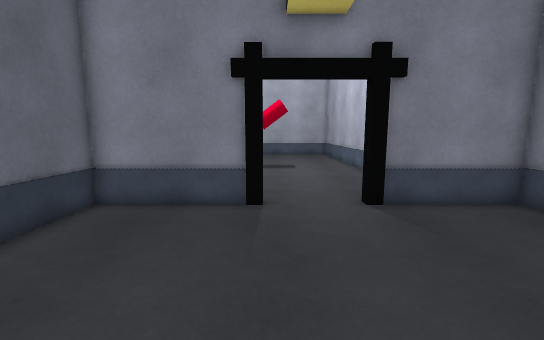
view 1 (above)

12 first-person views from a walk through a scene from a Unity 3-D project. The camera is 1.3 m above the floor, tilts 8° down and sees 90° across. The floor is counted in squares, 0.5 m on a side. Each view is taken from the middle of a square. On the plan, view 1 faces up. The plan holds only what a view shows up to about 19 squares ahead; the rest is blank. The place goes on beyond the plan. The player is left out. Door leaves are left out, so doorways stand open. Surface patterns are stand-ins for the level's own textures.

view 2
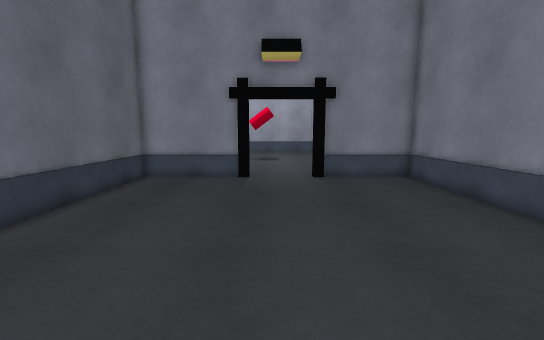

view 3
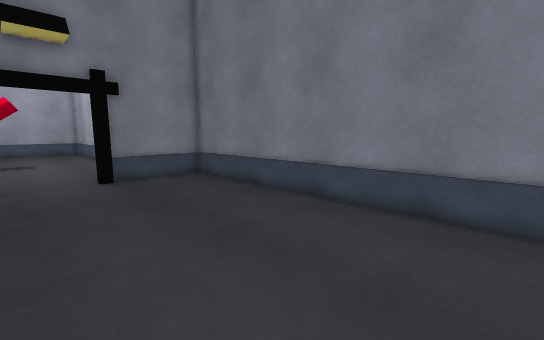

view 4
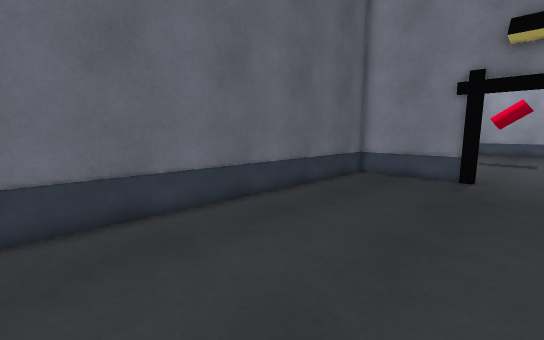

view 5
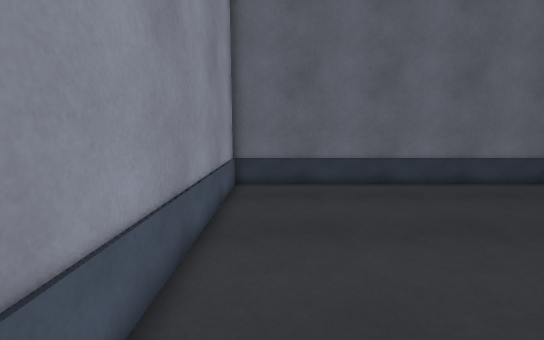

view 6
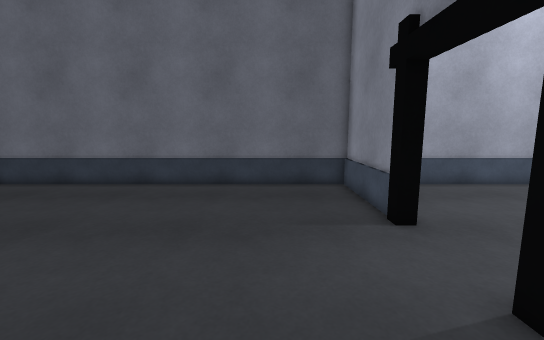

view 7
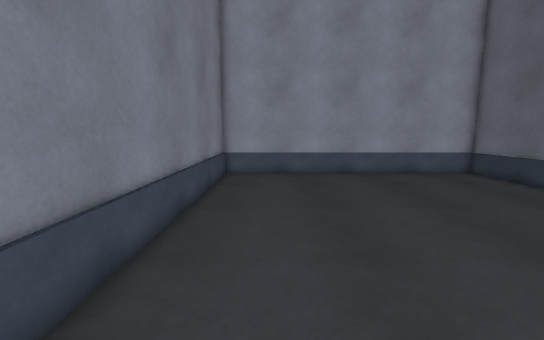

view 8
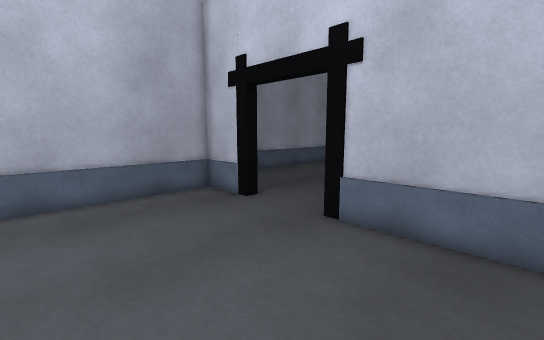

view 9
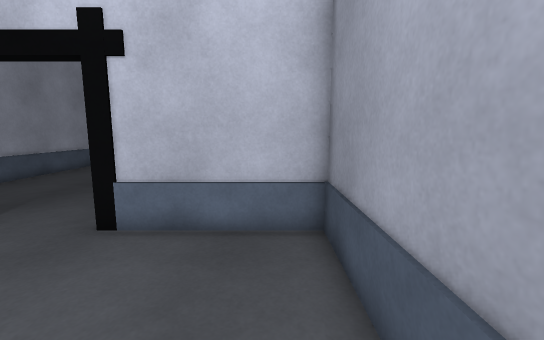

view 10
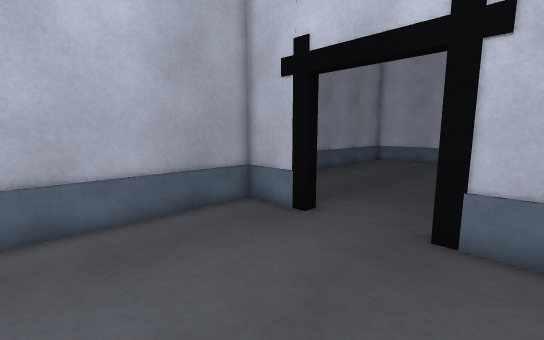

view 11
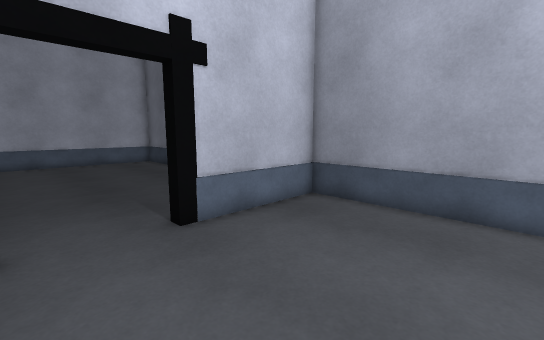

view 12
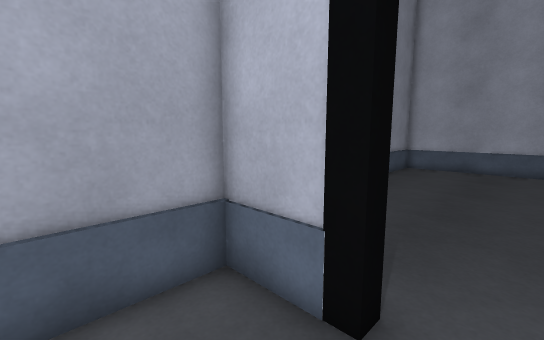

### Floor plan
Points are (right, up) in squares from view 1. A wall is a line through its corners. A room is listed if a view was taken in it or the views show most of it. See-through windows are left out.
Room 1 (views 1, 2, 3, 4, 5, 6, 7)
walls: (-0.9, 9.7) (-6.5, 9.7); (-6.5, 10) (-6.5, -7.9) (9.1, -7.9) (9.1, 9.7) (4, 9.7)
ways out: open door at (1.5, 10) to room 2
Room 2 (views 8, 9, 10, 11, 12)
walls: (3.9, 10) (6.3, 10) (6.3, 17.2); (-6.5, 17.5) (-6.5, 10) (-0.8, 10)
ways out: open door at (1.5, 10) to room 1

Where each view was taken, in squares from view 1:
view 1: 0 up, 0 right, facing up
view 2: 6 down, 1 right, facing up
view 3: 6 down, 0 right, facing up-right
view 4: 7 down, 2 right, facing up-left
view 5: 6 down, 7 right, facing left
view 6: 6 up, 7 right, facing left
view 7: 9 up, 6 right, facing down
view 8: 17 up, 5 left, facing down-right
view 9: 17 up, 5 left, facing down
view 10: 17 up, 2 left, facing down-right
view 11: 17 up, 3 right, facing down-left
view 12: 13 up, 2 right, facing down-right
